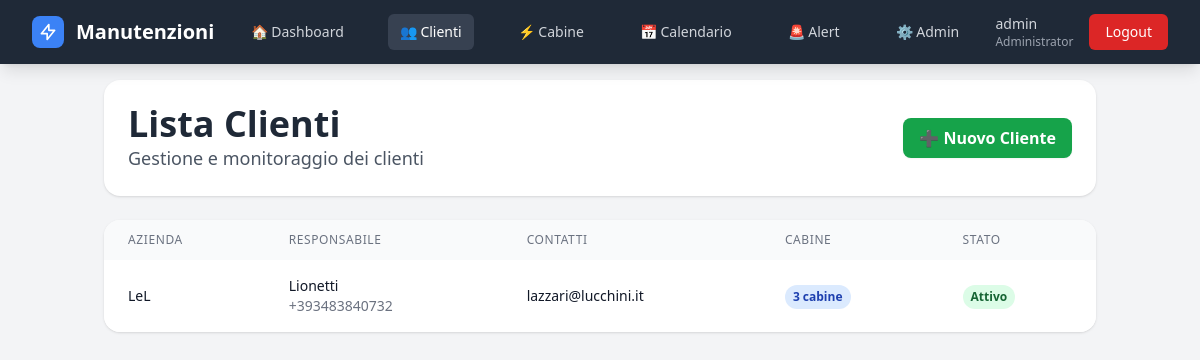
The page /clienti/ (signed in) on the database as committed earlier.
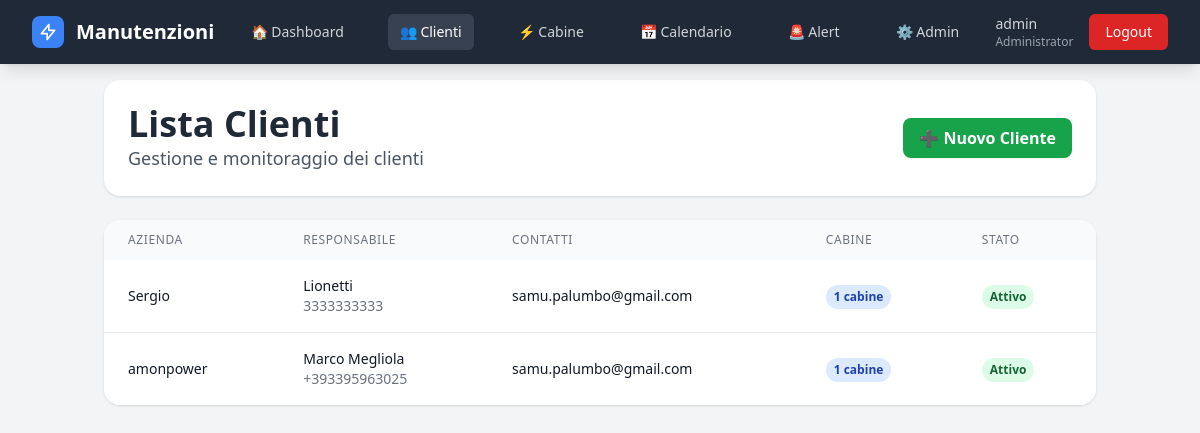
The same page on the database as committed later.
### gestione/models.py (models this page shows, shortened)
class Cliente(models.Model):
    nome_azienda = models.CharField(max_length=200, verbose_name="Nome Azienda")
    responsabile = models.CharField(max_length=100, verbose_name="Responsabile")
    telefono_responsabile = models.CharField(max_length=20, verbose_name="Tel. Responsabile")
    email = models.EmailField(verbose_name="Email")
    email2 = models.EmailField(blank=True, verbose_name="Email 2")
    note = models.TextField(blank=True, verbose_name="Note")
    attivo = models.BooleanField(default=True, verbose_name="Attivo")
    data_creazione = models.DateTimeField(auto_now_add=True)
    data_modifica = models.DateTimeField(auto_now=True)
    def numero_cabine(self):
        return self.cabine.filter(attiva=True).count()
    class Meta:
        verbose_name = "Cliente"
        verbose_name_plural = "Clienti"
        ordering = ['nome_azienda']

### gestione/views.py (the view)
# urls.py: path('clienti/', views.lista_clienti, name='lista_clienti'),
@login_required
def lista_clienti(request):
    clienti = Cliente.objects.filter(attivo=True).order_by('nome_azienda')
    return render(request, 'clienti/lista.html', {'clienti': clienti})

### gestione/context_processors.py (called while the page is built)
def alert_count(request):
    if not request.user.is_authenticated:
        return {}
    alert_attivi = Alert.objects.filter(silenziato=False)
    scaduti = sum(1 for a in alert_attivi if a.priorita == "scaduto")
    in_scadenza = sum(1 for a in alert_attivi if a.priorita == "in_scadenza")
    return {
        "alert_scaduti": scaduti,
        "alert_in_scadenza": in_scadenza,
        "alert_count": scaduti + in_scadenza,
    }

### gestione/models.py (called while the page is built)
    def is_administrator(self):
        return self.is_superuser or self.ruolo == 'Administrator'

    @property
    def giorni_restanti(self):
        data_riferimento = self.posticipato_a or self.scadenza
        return (data_riferimento - timezone.localdate()).days

    @property
    def priorita(self):
        giorni = self.giorni_restanti
        if giorni < 0:
            return "scaduto"
        elif giorni < 30:
            return "in_scadenza"
        else:
            return "normale"

### templates/clienti/lista.html (shortened to what this page needs)
{% extends 'base.html' %}
{% block content %}
<div class="max-w-xl md:max-w-5xl mx-auto px-4 pt-4 pb-24 md:pb-8">
  <section class="bg-white shadow rounded-2xl p-4 md:p-6 mb-4 md:mb-6">
    <div class="flex flex-col gap-3 sm:flex-row sm:items-center sm:justify-between">
      <div class="min-w-0">
        <h1 class="text-2xl md:text-4xl font-bold text-gray-800">Lista Clienti</h1>
        <p class="text-gray-600 text-base md:text-lg">Gestione e monitoraggio dei clienti</p>
      </div>
      {% if user.is_administrator or user.is_controlroom %}
      <a href="{% url 'crea_cliente' %}"
         class="hidden md:inline-flex items-center gap-2 bg-green-600 hover:bg-green-700
                text-white font-semibold px-4 py-2 rounded-lg shadow-sm">
        ➕ Nuovo Cliente
      </a>
      {% endif %}
    </div>
  </section>
  <section class="hidden md:block bg-white shadow rounded-2xl overflow-hidden" >
    <div class="overflow-x-auto">
      <table class="min-w-full">
        <thead class="bg-gray-50">
          <tr>
            <th class="px-6 py-3 text-left text-xs font-medium text-gray-500 uppercase tracking-wider">Azienda</th>
            <th class="px-6 py-3 text-left text-xs font-medium text-gray-500 uppercase tracking-wider">Responsabile</th>
            <th class="px-6 py-3 text-left text-xs font-medium text-gray-500 uppercase tracking-wider">Contatti</th>
            <th class="px-6 py-3 text-left text-xs font-medium text-gray-500 uppercase tracking-wider">Cabine</th>
            <th class="px-6 py-3 text-left text-xs font-medium text-gray-500 uppercase tracking-wider">Stato</th>
          </tr>
        </thead>
        <tbody class="bg-white divide-y divide-gray-200">
          {% for cliente in clienti %}
          <tr class="hover:bg-gray-50 cursor-pointer" onclick="window.location='{% url 'dettaglio_cliente' cliente.id %}'">
            <td class="px-6 py-4 whitespace-nowrap">
              <div class="text-sm font-medium text-gray-900">{{ cliente.nome_azienda }}</div>
            </td>
            <td class="px-6 py-4 whitespace-nowrap">
              <div class="text-sm text-gray-900">{{ cliente.responsabile }}</div>
              <div class="text-sm text-gray-500">{{ cliente.telefono_responsabile }}</div>
            </td>
            <td class="px-6 py-4">
              <div class="text-sm text-gray-900 break-all">{{ cliente.email }}</div>
            </td>
            <td class="px-6 py-4 whitespace-nowrap">
              <span class="inline-flex px-2 py-1 text-xs font-semibold rounded-full bg-blue-100 text-blue-800">
                {{ cliente.numero_cabine }} cabine
              </span>
            </td>
            <td class="px-6 py-4 whitespace-nowrap">
              {% if cliente.attivo %}
                <span class="inline-flex px-2 py-1 text-xs font-semibold rounded-full bg-green-100 text-green-800">Attivo</span>
              {% else %}
                <span class="inline-flex px-2 py-1 text-xs font-semibold rounded-full bg-red-100 text-red-800">Inattivo</span>
              {% endif %}
            </td>
          </tr>
          {% empty %}
          <tr>
            <td colspan="6" class="px-6 py-4 text-center text-gray-500">Nessun cliente trovato</td>
          </tr>
          {% endfor %}
        </tbody>
      </table>
    </div>
  </section>
</div>
{% endblock %}

Rows that differ between the two databases and show on the page:
removed Cliente: nome_azienda "LeL", responsabile "Lionetti", telefono_responsabile "+393483840732", email "lazzari@lucchini.it", numero_cabine "3", attivo "Attivo"
added Cliente: nome_azienda "Sergio", responsabile "Lionetti", telefono_responsabile "3333333333", email "samu.palumbo@gmail.com", numero_cabine "1", attivo "Attivo"
added Cliente: nome_azienda "amonpower", responsabile "Marco Megliola", telefono_responsabile "+393395963025", email "samu.palumbo@gmail.com", numero_cabine "1", attivo "Attivo"
